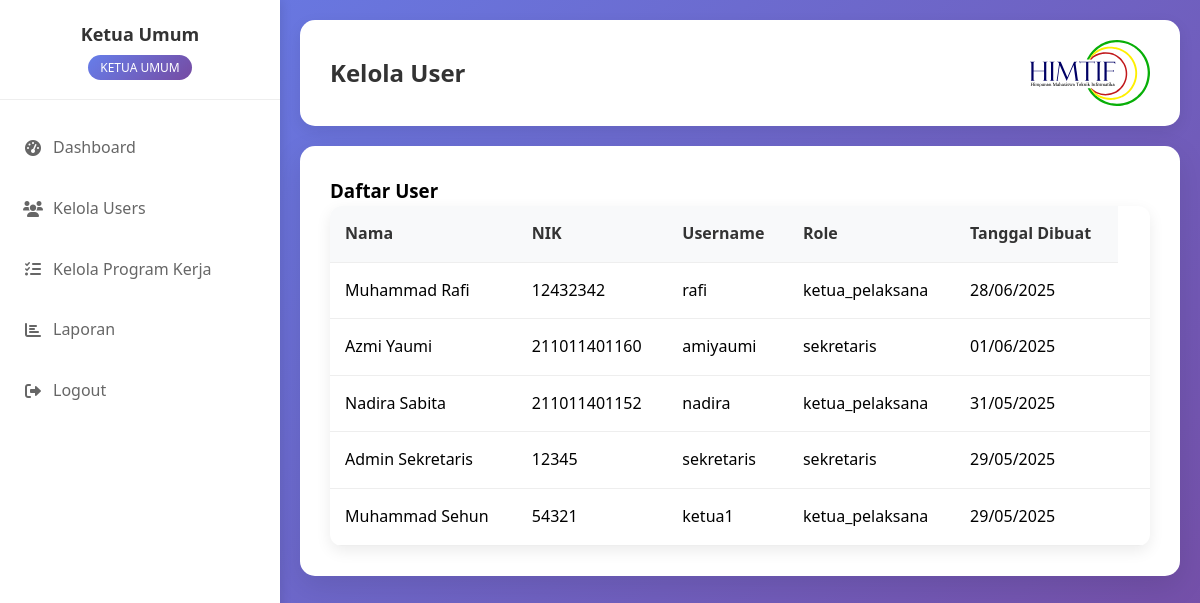
Page /modules/users/view_users.php (signed in) on the committed database.
### tables this page shows
CREATE TABLE `users` (
  `id` int(11) NOT NULL,
  `nama` varchar(100) NOT NULL,
  `nik` varchar(20) NOT NULL,
  `username` varchar(50) NOT NULL,
  `password` varchar(255) NOT NULL,
  `role` enum('sekretaris','ketua_pelaksana','ketua_umum') NOT NULL,
  `created_at` timestamp NOT NULL DEFAULT current_timestamp(),
  `status` enum('aktif','nonaktif') DEFAULT 'aktif'
);

### includes/functions.php (called while the page is built, shortened)
<?php
function sanitize($data) {
    return htmlspecialchars(trim($data), ENT_QUOTES, 'UTF-8');
}
function formatTanggal($date) {
    return date('d/m/Y', strtotime($date));
}
?>

### modules/users/view_users.php (the view, shortened to what this page needs)
<?php
require_once '../../config/database.php';
require_once '../../includes/functions.php';
$stmt = $pdo->prepare("SELECT * FROM users WHERE id != ? ORDER BY created_at DESC");
$stmt->execute([$_SESSION['user_id']]);
$users = $stmt->fetchAll();
?>
<!DOCTYPE html>
<html lang="id">
<h>
    <link rel="stylesheet" href="../../css/style.css">
    <link rel="stylesheet" href="https://cdnjs.cloudflare.com/ajax/libs/font-awesome/6.0.0/css/all.min.css">
</head>
<body>
     <div class="dashboard-container">
        <div class="sidebar" id="sidebar">
            <div class="sidebar-header">
                <h3><?= $_SESSION['nama'] ?></h3>
                <span class="role-badge">Ketua Umum</span>
            </div>
                <div class="sidebar-menu">
                <div class="menu-item">
                <a href="../../dashboard/<?= $_SESSION['role'] ?>.php">
                    <i class="fas fa-tachometer-alt"></i>
                    Dashboard
                </a>
            </div>
              <div class="menu-item">
            <?php if ($_SESSION['role']): ?>
                    <a href="view_users.php">
                    <i class="fas fa-users"></i>
                    Kelola Users
                    </a>
                    <?php endif; ?>
                    </div>
            <div class="menu-item">
                <?php if ($_SESSION['role']): ?>
                <a href="../proker/manage_proker.php">
                    <i class="fas fa-tasks"></i>
                    Kelola Program Kerja
                </a>
                <?php endif; ?>
            </div>
                  <?php if ($_SESSION['role']): ?>
                    <div class="menu-item">
                    <a href="../laporan/laporan_proker.php">
                        <i class="fas fa-chart-bar"></i>
                        Laporan
                    </a>
                    <?php endif; ?>
                </div>
            <div class="menu-item">
                  <?php if ($_SESSION['role']): ?>
                    <a href="../../logout.php">
                        <i class="fas fa-sign-out-alt"></i>
                        Logout
                    </a>
                <?php endif; ?>
            </div>
            </div>
        </div>
        <div class="main-content" id="mainContent">
            <div class="container">
                <div class="header">
                    <h1>Kelola User</h1>
                    <div class="logo-title">
                        <img class="logo" src="../../assets/img/logo.svg" alt="Logo">
                    </div>
                </div>
        <div class="dashboard">
            <h3>Daftar User</h3>
            <div class="table-container">
                <table class="table">
                    <thead>
                        <tr>
                            <th>Nama</th>
                            <th>NIK</th>
                            <th>Username</th>
                            <th>Role</th>
                            <th>Tanggal Dibuat</th>
                        </tr>
                    </thead>
                    <tbody>
                        <?php foreach ($users as $user): ?>
                        <tr>
                            <td><?= sanitize($user['nama']) ?></td>
                            <td><?= sanitize($user['nik']) ?></td>
                            <td><?= sanitize($user['username']) ?></td>
                            <td>
                                <?php
                                $roles = [
                                    'sekretaris' => '<span class="badge badge-info">Sekretaris</span>',
                                    'ketua_pelaksana' => '<span class="badge badge-warning">Ketua Pelaksana</span>',
                                    'ketua_umum' => '<span class="badge badge-success">Ketua Umum</span>'
                                ];
                                echo $roles[$user['role']] ?? $user['role'];
                                ?>
                            </td>
                            <td><?= formatTanggal($user['created_at']) ?></td>
                            <td>
                </td>
                        </tr>
                        <?php endforeach; ?>
                    </tbody>
                </table>
            </div>
        </div>
            </div>
    </div>
    </div>
</body>
</html>

### css/style.css (style rules this page uses)
* { margin: 0; padding: 0; box-sizing: border-box; }
body { font-family: 'Segoe UI', Tahoma, Geneva, Verdana, sans-serif; background: linear-gradient(to bottom right, #6a11cb, #2575fc); min-height: 100vh; line-height: 1.6; }
.container { max-width: 1200px; margin: 0 auto; padding: 20px; }
.dashboard { background: white; border-radius: 15px; padding: 30px; margin-top: 20px; box-shadow: 0 10px 30px rgba(0, 0, 0, 0.1); }
.header { background: white; padding: 20px 30px; border-radius: 15px; box-shadow: 0 5px 15px rgba(0, 0, 0, 0.08); margin-bottom: 20px; display: flex; justify-content: space-between; align-items: center; flex-wrap: wrap; }
.header h1 { color: #333; font-size: 24px; margin: 0; flex: 1; }
.logo-title { display: flex; align-items: center; justify-content: flex-end; flex-shrink: 0; }
.logo { max-width: 10vw; height: auto; min-width: 40px; transition: opacity 0.3s ease; }
.table-container { background: white; border-radius: 12px; overflow: auto; box-shadow: 0 5px 15px rgba(0, 0, 0, 0.08); width: 100%; }
.table { width: 100%; border-collapse: collapse; }
.table th, .table td { padding: 15px; text-align: left; border-bottom: 1px solid #eee; }
.table th { background-color: #f8f9fa; font-weight: 600; color: #333; }
.dashboard-container { display: flex; min-height: 100vh; background: linear-gradient(135deg, #667eea 0%, #764ba2 100%); }
.sidebar { width: 280px; background: white; box-shadow: 2px 0 10px rgba(0, 0, 0, 0.1); transition: transform 0.3s ease; position: fixed; height: 100vh; overflow-y: auto; z-index: 1000; }
.sidebar-header { padding: 20px; border-bottom: 1px solid #eee; text-align: center; }
.sidebar-header h3 { color: #333; font-size: 18px; margin-bottom: 5px; }
.sidebar-header .role-badge { background: linear-gradient(135deg, #667eea 0%, #764ba2 100%); color: white; padding: 4px 12px; border-radius: 15px; font-size: 12px; text-transform: uppercase; font-weight: 500; }
.sidebar-menu { padding: 20px 0; }
.menu-item { margin-bottom: 5px; }
.menu-item a { display: flex; align-items: center; padding: 15px 20px; color: #666; text-decoration: none; transition: all 0.3s; border-left: 3px solid transparent; }
.menu-item a i { margin-right: 10px; width: 20px; text-align: center; }
.main-content { flex: 1; margin-left: 280px; transition: margin-left 0.3s ease; }

### rows in the picture
users: nama "Muhammad Rafi", nik "12432342", username "rafi", role "ketua_pelaksana", created_at "28/06/2025"
users: nama "Azmi Yaumi", nik "211011401160", username "amiyaumi", role "sekretaris", created_at "01/06/2025"
users: nama "Nadira Sabita", nik "211011401152", username "nadira", role "ketua_pelaksana", created_at "31/05/2025"
users: nama "Admin Sekretaris", nik "12345", username "sekretaris", role "sekretaris", created_at "29/05/2025"
users: nama "Muhammad Sehun", nik "54321", username "ketua1", role "ketua_pelaksana", created_at "29/05/2025"

### other values in the picture
$_SESSION['nama'] "Ketua Umum"
